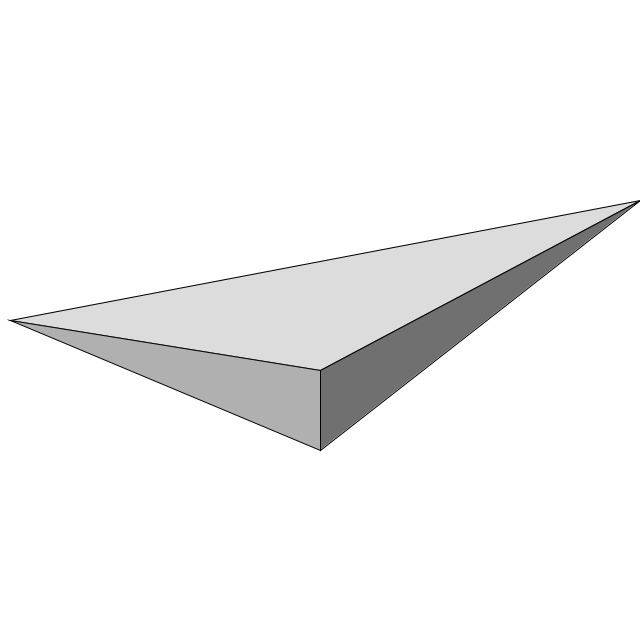
Frame 1 (no input)
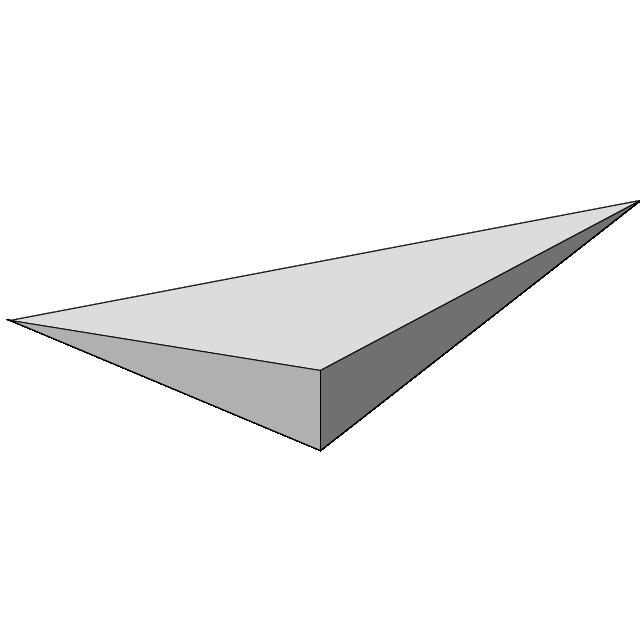
Frame 60 (the mouse pressed at the canvas centre just before this capture)
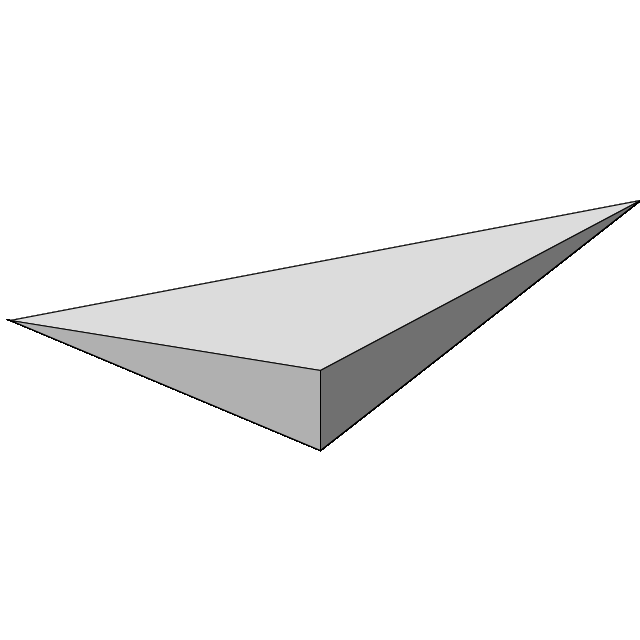
Frame 120 (the mouse held since frame 60 and released just before this capture)

The Processing sketch that drew these frames (run headless with seeded random() and noise(); from frame 60 on, the mouse is pressed at the canvas centre):

// Processing sketch: exercicio2
// ── exercicio2.pde
PVector rgb;
color first;
color second;
color third;
float shadow = 0.8;

void setup(){
  size(640,640);
  background(255);
  rgb = new PVector(220,220,220);

  first = color(rgb.x,rgb.y,rgb.z);

  rgb.mult(shadow);
  second = color(rgb.x,rgb.y,rgb.z);

  rgb.mult(shadow);
  rgb.mult(shadow);
  third = color(rgb.x,rgb.y,rgb.z);
}

void draw(){
  fill(first);
  triangle(10,320,320,370,640,200);
  fill(second);
  triangle(10,320,320,370,320,450);
  fill(third);
  triangle(640,200,320,370,320,450);
}
